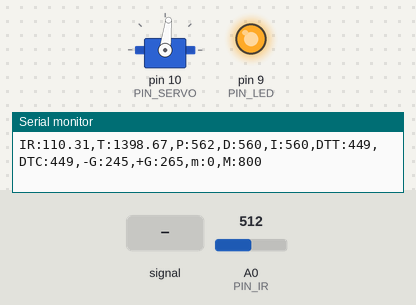
The sketch below on a simulated Arduino Uno, built with avr-gcc and run on an emulated ATmega328P. On the bench: servo, output pins drawn as LEDs (lit = HIGH), the last lines printed to the serial monitor. The test bench sets the inputs (shaded band); at power-on: A0 (PIN_IR) = 512.

Above: at 1.2 s.
1.3 s: A0 (PIN_IR) fed a 200 Hz sine of ±81 counts around its level
At 4.18 s:
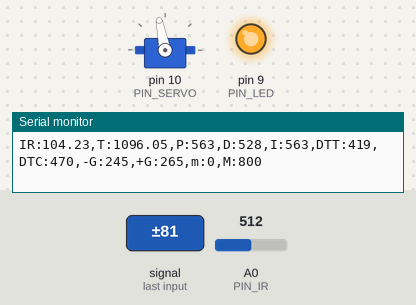
4.3 s: A0 (PIN_IR) set to 0
At 5.9 s:
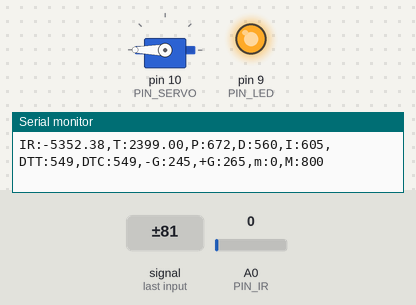
6.5 s: A0 (PIN_IR) set to 122
At 6.65 s:
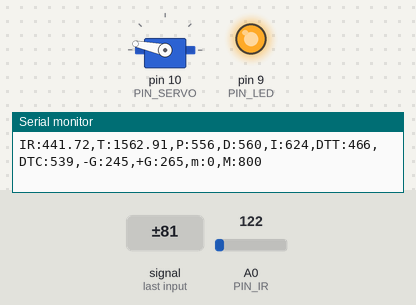
Timing chart, 0 to 27.8 s (numbered marks = the images above; inputs shaded):
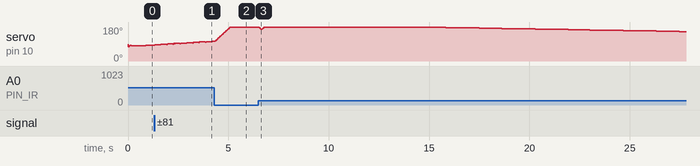

The sketch:

pid_control_20213013.ino
```cpp
#include <Servo.h>

#define PIN_SERVO 10
#define PIN_IR A0
#define PIN_LED 9

// configurable parameters
#define _DUTY_MIN 553 // servo full clockwise position (0 degree)
#define _DUTY_NEU 1325 // servo neutral position (90 degree)
#define _DUTY_MAX 2399 // servo full counterclockwise position (180 degree)

#define _SERVO_SPEED 100 // servo speed limit (unit: degree/second)
#define INTERVAL 20  // servo update interval

#define _INTERVAL_SERIAL 100

unsigned long last_sampling_time, last_serial_time; // unit: ms
float duty_chg_per_interval; // maximum duty difference per interval
float toggle_interval, toggle_interval_cnt;
float pause_time; // unit: sec
Servo myservo;
float duty_target, duty_curr, dist_raw, dist_mod = 255;
float a = 80, b = 500;
float _KP = 0.4,_KD = 100, _KI = 0.002;
float pterm, dterm, iterm = 0;
float error_prev, error_curr, prev = 0;

void setup() {
    // initialize GPIO pins
    myservo.attach(PIN_SERVO);
    duty_target = duty_curr = _DUTY_NEU;
    //myservo.writeMicroseconds(duty_curr);
    pinMode(PIN_LED,OUTPUT);
    digitalWrite(PIN_LED, 1);

    // initialize serial port
    Serial.begin(57600);

    // convert angle speed into duty change per interval.
    //duty_chg_per_interval = (float)(_DUTY_MAX - _DUTY_MIN) * _SERVO_SPEED / 180 * INTERVAL / 1000;
    duty_chg_per_interval = (float)(_DUTY_MAX - _DUTY_MIN) * _SERVO_SPEED / 180 * INTERVAL / 1000;

    // initialize variables for servo update.
    pause_time = 1;
    toggle_interval = (180.0 / _SERVO_SPEED + pause_time) * 1000 / INTERVAL;
    toggle_interval_cnt = toggle_interval;

    // initialize last sampling time
    last_sampling_time = 0;
}

float ir_distance(void){ // return value unit: mm
  float val;
  float volt = float(analogRead(PIN_IR));
  val = ((6762.0/(volt-9.0))-4.0) * 10.0;
  return val;
}

void loop() {
    float raw_dist = ir_distance();
    float dist_cali = 100 + 300.0 / (b - a) * (raw_dist - a);
    //dist_mod = dist_cali * 0.6 + dist_mod * 0.4;
    //dist_cali = dist_mod;
    if(millis() < last_sampling_time + INTERVAL) return;

  // adjust duty_curr toward duty_target by duty_chg_per_interval
  if(duty_target > duty_curr) {
    duty_curr += duty_chg_per_interval;
    if(duty_curr > duty_target) duty_curr = duty_target;
  }
  else {
    duty_curr -= duty_chg_per_interval;
    if(duty_curr < duty_target) duty_curr = duty_target;
  }
  myservo.writeMicroseconds(duty_curr);

  error_curr = 255 - dist_cali;
  pterm = _KP * error_curr;
  dterm = _KD * (error_curr - error_prev);
  iterm += _KI * error_curr;
  float control = pterm + dterm + iterm;
  control = control * 0.7 + prev * 0.3;
  if(245 <= dist_cali && dist_cali <= 265){
    iterm *= 0.999;
    control *= 0.2;
  }
  duty_target = _DUTY_NEU + control;

  if(duty_target < _DUTY_MIN) duty_target = _DUTY_MIN;
  if(duty_target > _DUTY_MAX) duty_target = _DUTY_MAX;
  error_prev = error_curr;
  prev = control;
  if(millis() >= last_serial_time + _INTERVAL_SERIAL){
     Serial.print("IR:"); //[2983] “Min:0,Low:200,dist:” 문구 출력
     Serial.print(dist_cali);
     Serial.print(",T:"); //[2983] “Min:0,Low:200,dist:” 문구 출력
     Serial.print(duty_target);
     Serial.print(",P:");
     Serial.print(map(pterm, -1000, 1000, 510, 610));
     Serial.print(",D:");
     Serial.print(map(dterm, -1000, 1000, 510, 610));
     Serial.print(",I:"); //[2994] duty_target 값 출력
     Serial.print(map(iterm, -1000, 1000, 510, 610));
     Serial.print(",DTT:");
     Serial.print(map(duty_target, 1000, 2000, 410, 510)); //[2994] duty_target 값 출력
     Serial.print(",DTC:"); // [2980] “duty_curr” 출력
     Serial.print(map(duty_curr, 1000, 2000, 410, 510)); // [2980] duty_curr 값 출력
     Serial.println(",-G:245,+G:265,m:0,M:800");
     last_serial_time += _INTERVAL_SERIAL;
  }
  /*if(dist_cali > 255) //멀다
    duty_target = _DUTY_NEU - 125;//(_DUTY_MIN + _DUTY_NEU) / 2;
  else //가깝다
    duty_target = _DUTY_NEU + 100;//(_DUTY_MAX + _DUTY_NEU) / 2;
   */

// update last sampling time
  last_sampling_time += INTERVAL;
}
```
